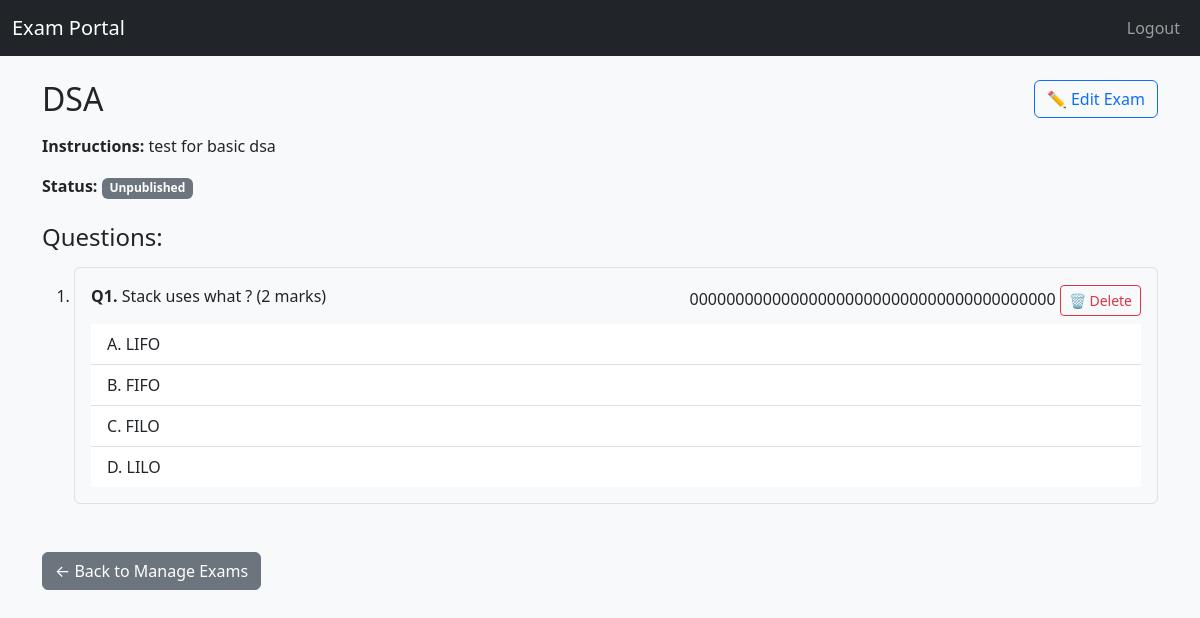
The page /teacher/exam/6/preview (signed in) on the database its author committed.
### tables this page shows
CREATE TABLE exams (
            id INTEGER PRIMARY KEY AUTOINCREMENT,
            title TEXT NOT NULL,
            instructions TEXT,
            created_by INTEGER NOT NULL,
            created_at TEXT NOT NULL,
            active INTEGER DEFAULT 0,
            FOREIGN KEY (created_by) REFERENCES users(id)
        );

CREATE TABLE questions (
            id INTEGER PRIMARY KEY AUTOINCREMENT,
            exam_id INTEGER NOT NULL,
            question_text TEXT NOT NULL,
            is_mcq INTEGER NOT NULL CHECK (is_mcq IN (0, 1)),
            correct_answer TEXT,
            marks INTEGER DEFAULT 1,
            FOREIGN KEY (exam_id) REFERENCES exams(id)
        );

CREATE TABLE options (
            id INTEGER PRIMARY KEY AUTOINCREMENT,
            question_id INTEGER NOT NULL,
            option_text TEXT NOT NULL,
            is_correct INTEGER DEFAULT 0,
            FOREIGN KEY (question_id) REFERENCES questions(id)
        );

### app/routes/teacher.py (the view)
@teacher.route("/teacher/exam/<int:exam_id>/preview")
@teacher_required
def preview_exam(exam_id):
    exam = db.execute("SELECT * FROM exams WHERE id = :id", id=exam_id)
    if not exam:
        flash("Exam not found.", "danger")
        return redirect(url_for("teacher.manage_exams"))
    questions = db.execute("SELECT * FROM questions WHERE exam_id = :eid", eid=exam_id)
    options_map = {}
    for q in questions:
        if q["is_mcq"]:
            opts = db.execute("SELECT * FROM options WHERE question_id = :qid", qid=q["id"])
            options_map[q["id"]] = opts
    return render_template("teacher/preview_exam.html", exam=exam[0], questions=questions, options_map=options_map)

### app/routes/teacher.py (called while the page is built)
def teacher_required(f):
    @wraps(f)
    def decorated_function(*args, **kwargs):
        if session.get("role") != "teacher":
            flash("Access denied. Teachers only.", "danger")
            return redirect(url_for("auth.login"))
        return f(*args, **kwargs)
    return decorated_function

### app/templates/teacher/preview_exam.html (shortened to what this page needs)
{% extends 'layout.html' %}
{% block content %}
<div class="d-flex justify-content-between align-items-center mb-3">
    <h2 class="mb-0">{{ exam.title }}</h2>
    <a href="{{ url_for('teacher.edit_exam', exam_id=exam.id) }}" class="btn btn-outline-primary">✏️ Edit Exam</a>
</div>
<p><strong>Instructions:</strong> {{ exam.instructions }}</p>
<p><strong>Status:</strong>
    {% if exam.active %}
        <span class="badge bg-success">Published</span>
    {% else %}
        <span class="badge bg-secondary">Unpublished</span>
    {% endif %}
</p>
{% if questions %}
    <h4 class="mt-4">Questions:</h4>
    <ol class="mt-3">
        {% for q in questions %}
            <li class="mb-4 border rounded p-3">
                <div class="d-flex justify-content-between align-items-center">
                    <p class="mb-2"><strong>Q{{ loop.index }}.</strong> {{ q.question_text }} ({{ q.marks }} marks)</p>
                    <form action="{{ url_for('teacher.delete_exam', exam_id=exam.id) }}" method="POST" class="d-inline">
                        {{ csrf_token() }}
                        <button type="submit" class="btn btn-sm btn-outline-danger" onclick="return confirm('Are you sure you want to delete this question?')">🗑️ Delete</button>
                    </form>
                </div>
                {% if q.is_mcq %}
                    <ul class="list-group list-group-flush mt-2">
                        {% for opt in options_map[q.id] %}
                            <li class="list-group-item">
                                {{ ('A','B','C','D','E','F')[loop.index0] }}. {{ opt.option_text }}
                            </li>
                        {% endfor %}
                    </ul>
                {% else %}
                    <p class="text-muted fst-italic mt-2">Subjective Answer: {{ q.correct_answer }}</p>
                {% endif %}
            </li>
        {% endfor %}
    </ol>
{% else %}
    <div class="alert alert-warning">No questions have been added to this exam yet.</div>
{% endif %}
<a href="{{ url_for('teacher.manage_exams') }}" class="btn btn-secondary mt-4">← Back to Manage Exams</a>
{% endblock %}

### app/templates/layout.html (shortened to what this page needs)
<!DOCTYPE html>
<html lang="en">
<head>
    <link href="https://cdn.jsdelivr.net/npm/bootstrap@5.3.0/dist/css/bootstrap.min.css" rel="stylesheet">
</head>
<body class="bg-light">
    <nav class="navbar navbar-expand-lg navbar-dark bg-dark">
        <div class="container-fluid">
            <a class="navbar-brand" href="/dashboard">Exam Portal</a>
            <div class="collapse navbar-collapse">
                <ul class="navbar-nav ms-auto">
                    {% if session.user_id %}
                    <li class="nav-item"><a class="nav-link" href="/logout">Logout</a></li>
                    {% else %}
                    <li class="nav-item"><a class="nav-link" href="/login">Login</a></li>
                    <li class="nav-item"><a class="nav-link" href="/register">Register</a></li>
                    {% endif %}
                </ul>
            </div>
        </div>
    </nav>
    <div class="container mt-4">
        {% block content %}{% endblock %}
    </div>
</body

### rows shown on the page
exams: title "DSA", instructions "test for basic dsa"
questions: question_text "Stack uses what ?", marks "2", csrf_token "0000000000000000000000000000000000000000"
options: index0 "A", option_text "LIFO"
options: index0 "B", option_text "FIFO"
options: index0 "C", option_text "FILO"
options: index0 "D", option_text "LILO"
